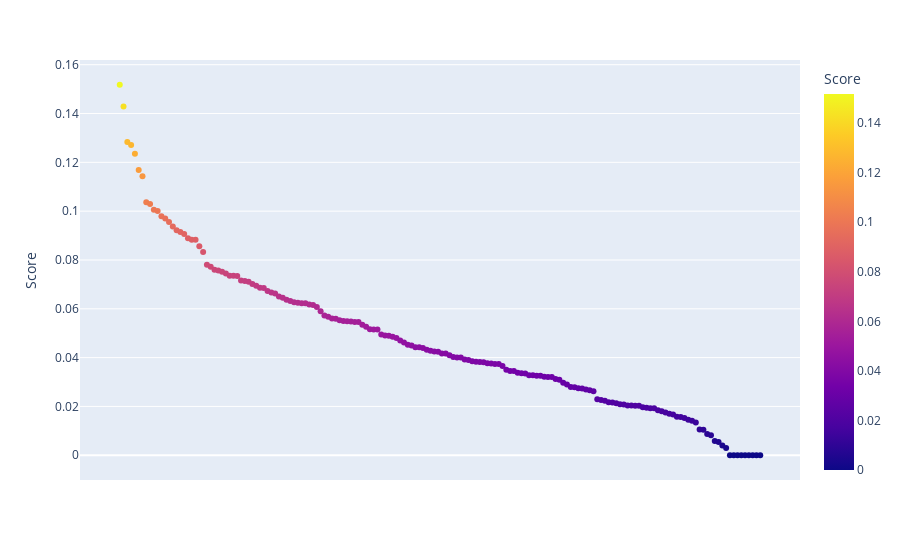

Notebook code cell kept with this figure:
### Markdown cell above
### Making the Plot
The plot shows all texts as dots, the eerieness score being the y-axis, in descending order. Hovering over one dot shows information about author, title and eerieness score.

### Code cell
plot_df = pd.DataFrame(data=d_compact)
fig = px.scatter(plot_df, y="Score", x="Author and Title", color="Score")
fig.update_xaxes(visible=False)
fig.show()

### Figure 1 — Plotly figure (JSON) as saved in the notebook; plotly's stock layout.template omitted (floating-point values rounded to 4 significant figures; data arrays with more than 128 entries replaced by an {"elided": "..."} marker saying what was removed)
{"data": [{"hovertemplate": "Author and Title=%{x}<br>Score=%{marker.color}<extra></extra>", "legendgroup": "", "marker": {"color": {"elided": "170 float values"}, "coloraxis": "coloraxis", "symbol": "circle"}, "mode": "markers", "name": "", "orientation": "v", "showlegend": false, "type": "scatter", "x": {"elided": "170 str values"}, "xaxis": "x", "y": {"elided": "170 float values"}, "yaxis": "y"}], "layout": {"coloraxis": {"colorbar": {"title": {"text": "Score"}}, "colorscale": [[0, "#0d0887"], [0.1111, "#46039f"], [0.2222, "#7201a8"], [0.3333, "#9c179e"], [0.4444, "#bd3786"], [0.5556, "#d8576b"], [0.6667, "#ed7953"], [0.7778, "#fb9f3a"], [0.8889, "#fdca26"], [1, "#f0f921"]]}, "legend": {"tracegroupgap": 0}, "margin": {"t": 60}, "xaxis": {"anchor": "y", "domain": [0, 1], "title": {"text": "Author and Title"}, "visible": false}, "yaxis": {"anchor": "x", "domain": [0, 1], "title": {"text": "Score"}}}}
